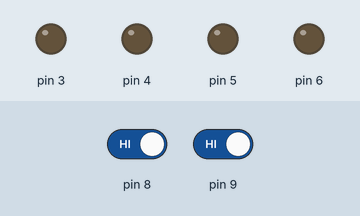
A sketch run on a simulated Arduino Uno, built with avr-gcc and run on an emulated ATmega328P. On the bench: output pins drawn as LEDs (lit = HIGH). The test bench sets the inputs (shaded band); at power-on: pin 8 HIGH, pin 9 HIGH.

Above: at 1.2 s.
1.3 s: pin 8 driven LOW
At 1.9 s:
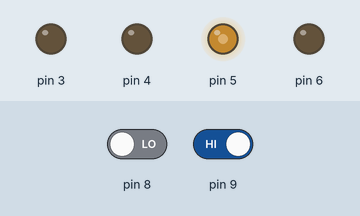
2.8 s: pin 9 driven LOW
At 4.0 s:
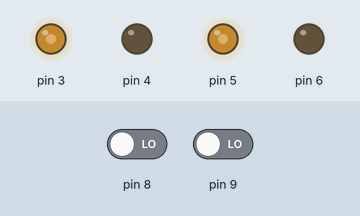
4.3 s: pin 8 driven HIGH
At 5.3 s:
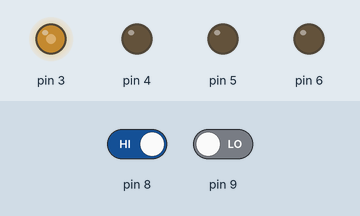
Timing chart, 0 to 7.3 s (numbered marks = the images above; inputs shaded):
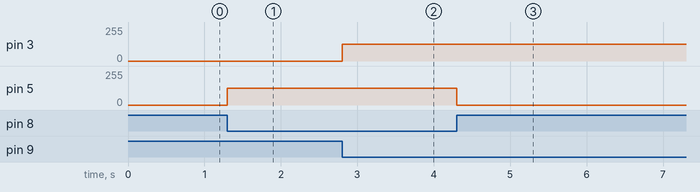

Measured:
- after the input at 1.3 s, pin 5: 0/255 → 125/255 at once
- after the input at 2.8 s, pin 3: 0/255 → 125/255 at once
- after the input at 4.3 s, pin 5: 125/255 → 0/255 at once

The sketch:

BLACK_LINE_FOLLOWER.ino
```cpp
int ls, rs;
int speed = 125; // Adjust this value to control the speed (0 - 255)

void setup() {
  // OUTPUT PIN FOR MOTORS
  pinMode(3, OUTPUT);
  pinMode(4, OUTPUT);
  pinMode(5, OUTPUT);
  pinMode(6, OUTPUT);
  // INPUT PINS FOR SENSOR
  pinMode(8, INPUT);
  pinMode(9, INPUT);
}

void loop() {
  // reading values from sensors
  ls = digitalRead(8); // store pin 8 value
  rs = digitalRead(9); // store pin 9 value

  if(ls == LOW && rs == LOW) // both on white surface, go forward
  {
    analogWrite(3, speed);
    analogWrite(4, 0);
    analogWrite(5, speed);
    analogWrite(6, 0);
  }
  else if(ls == HIGH && rs == LOW) // stop left motor
  {
    analogWrite(3, speed);
    analogWrite(4, 0);
    analogWrite(5, 0);
    analogWrite(6, 0);
  }
  else if(ls == LOW && rs == HIGH) // stop right motor
  {
    analogWrite(3, 0);
    analogWrite(4, 0);
    analogWrite(5, speed);
    analogWrite(6, 0);
  }
  else // stop both motors
  {
    analogWrite(3, 0);
    analogWrite(4, 0);
    analogWrite(5, 0);
    analogWrite(6, 0);
  }
}
```
